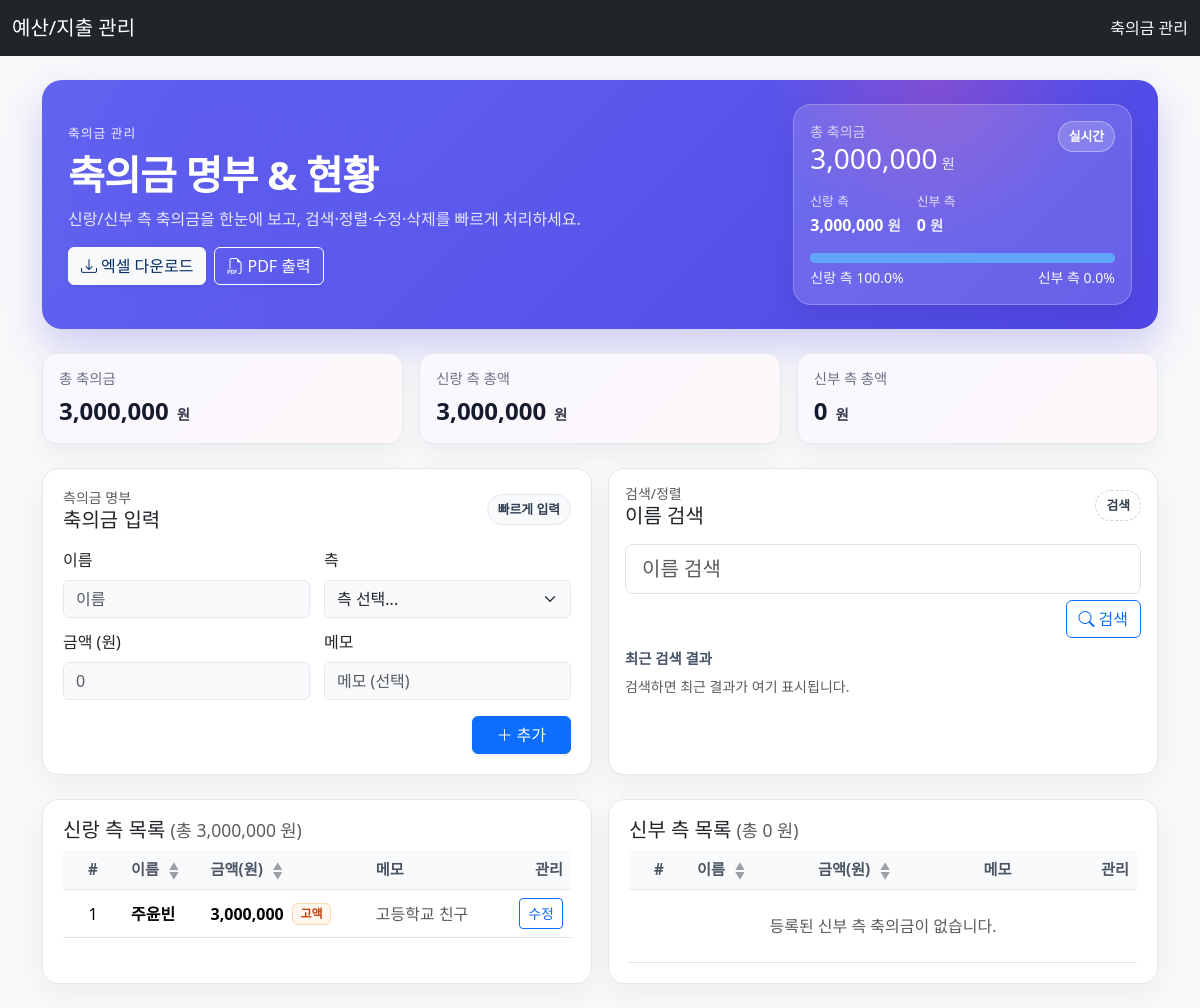
Page /guests/ on the earlier database version.
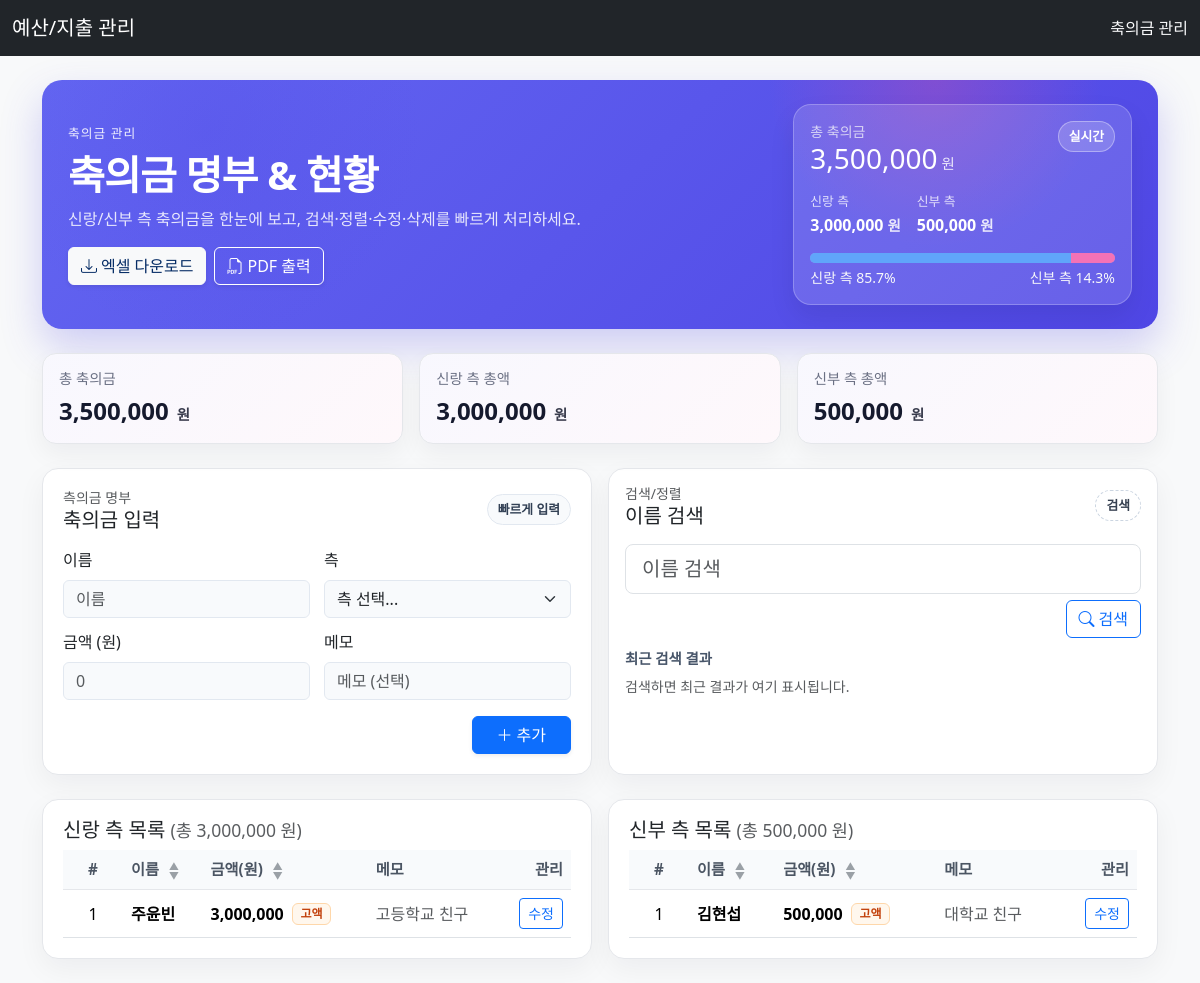
Same page on the later database version.
### models.py (models this page shows)
class Guest(db.Model):
    id = db.Column(db.Integer, primary_key=True)
    name = db.Column(db.String(50), nullable=False)
    side = db.Column(db.String(10), nullable=False)
    amount = db.Column(db.Integer, nullable=False)
    note = db.Column(db.String(200))

### guests_routes.py (the view, shortened to what this page needs)
@guests_bp.route('/', methods=['GET', 'POST'])
def list_guests():
    search_name = request.args.get('search_name', '').strip()
    sort_by, order, order_clause = _sorting_from_request(request.args)
    search_filter = _search_filter(search_name)  # 검색 모달/리스트 전용
    groom_guests = _fetch_guests('groom', order_clause, search_filter=None)
    bride_guests = _fetch_guests('bride', order_clause, search_filter=None)
    groom_total, bride_total = _totals(search_filter=None)
    search_results = (
        Guest.query.filter(search_filter).order_by(order_clause, Guest.id).all()
        if search_filter is not None else []
    )
    return render_template(
        'guests.html',
        groom_guests=groom_guests,
        bride_guests=bride_guests,
        groom_total=groom_total,
        bride_total=bride_total,
        search_name=search_name,
        sort_by=sort_by,
        order=order,
        search_results=search_results,
        highlight_threshold=HIGHLIGHT_THRESHOLD
    )

### guests_routes.py (called while the page is built)
def _sorting_from_request(args) -> Tuple[str, str, object]:
    sort_by = args.get('sort_by', 'id')
    order = args.get('order', 'desc')
    sort_map = {'name': Guest.name, 'amount': Guest.amount, 'id': Guest.id}
    sort_column = sort_map.get(sort_by, Guest.id)
    order_fn = desc if order == 'desc' else asc
    return sort_by, order, order_fn(sort_column)

def _search_filter(name: str) -> Optional[object]:
    return Guest.name.contains(name) if name else None

def _fetch_guests(side: str, order_clause, search_filter=None):
    query = Guest.query.filter(Guest.side == side)
    if search_filter is not None:
        query = query.filter(search_filter)
    return query.order_by(order_clause, Guest.id).all()

### templates/guests.html (shortened to what the changed rows need)
{% extends 'base.html' %}
{% block content %}
{% set total_guest_amount = groom_total + bride_total %}
<div class="guest-hero mb-4">
    <div class="row align-items-center">
        <div class="col-lg-8">
            <h1 class="hero-title mb-2">축의금 명부 &amp; 현황</h1>
        </div>
        <div class="col-lg-4 mt-3 mt-lg-0">
            <div class="guest-hero-card">
                <div class="d-flex justify-content-between align-items-start mb-3">
                    <div>
                        <div class="text-light small opacity-75">총 축의금</div>
                        <div class="h3 mb-0 text-white">{{ "{:,}".format(total_guest_amount) }}<span class="guest-unit">원</span></div>
                    </div>
                </div>
                <div class="d-flex gap-3">
                    <div class="guest-mini-stat">
                        <div class="mini-label">신부 측</div>
                        <div class="mini-value">{{ "{:,}".format(bride_total) }}<span class="guest-unit">원</span></div>
                    </div>
                </div>
                {% if total_guest_amount > 0 %}
                {% set groom_ratio = (groom_total / total_guest_amount * 100) if total_guest_amount else 50 %}
                {% set bride_ratio = 100 - groom_ratio %}
                <div class="progress guest-progress mt-3">
                    <div class="progress-bar bg-guest-indigo"
                         role="progressbar"
                         style="width: {{ groom_ratio|default(0)|round(1) }}%"
                         aria-valuenow="{{ groom_ratio|default(0)|round(1) }}"
                         aria-valuemin="0"
                         aria-valuemax="100"></div>
                    <div class="progress-bar bg-guest-pink"
                         role="progressbar"
                         style="width: {{ bride_ratio|default(0)|round(1) }}%"
                         aria-valuenow="{{ bride_ratio|default(0)|round(1) }}"
                         aria-valuemin="0"
                         aria-valuemax="100"></div>
                </div>
                <div class="d-flex justify-content-between small text-light mt-1">
                    <span>신랑 측 {{ groom_ratio|round(1) }}%</span>
                    <span>신부 측 {{ bride_ratio|round(1) }}%</span>
                </div>
                {% endif %}
            </div>
        </div>
    </div>
</div>
<div class="row g-3 mb-4">
    <div class="col-md-4">
        <div class="guest-stat-card">
            <div class="guest-stat-label">총 축의금</div>
            <div class="guest-stat-value">{{ "{:,}".format(total_guest_amount) }}<span class="guest-unit">원</span></div>
        </div>
    </div>
    <div class="col-md-4">
        <div class="guest-stat-card">
            <div class="guest-stat-label">신부 측 총액</div>
            <div class="guest-stat-value">{{ "{:,}".format(bride_total) }}<span class="guest-unit">원</span></div>
        </div>
    </div>
</div>
<div class="row g-3">
    <div class="col-lg-6">
        <div class="guest-card">
            <div class="table-responsive">
                <table class="table guest-table align-middle mb-0">
                    <thead>
                        <tr>
                            <th class="text-center" style="width: 60px;">#</th>
                            <th>
                                이름
                                <span class="sort-toggle">
                                    <a href="{{ url_for('guests.list_guests', search_name=search_name, sort_by='name', order='asc') }}"
                                       class="{% if sort_by == 'name' and order == 'asc' %}active{% endif %}">&#9650;</a>
                                    <a href="{{ url_for('guests.list_guests', search_name=search_name, sort_by='name', order='desc') }}"
                                       class="{% if sort_by == 'name' and order == 'desc' %}active{% endif %}">&#9660;</a>
                                </span>
                            </th>
                            <th>
                                금액(원)
                                <span class="sort-toggle">
                                    <a href="{{ url_for('guests.list_guests', search_name=search_name, sort_by='amount', order='asc') }}"
                                       class="{% if sort_by == 'amount' and order == 'asc' %}active{% endif %}">&#9650;</a>
                                    <a href="{{ url_for('guests.list_guests', search_name=search_name, sort_by='amount', order='desc') }}"
                                       class="{% if sort_by == 'amount' and order == 'desc' %}active{% endif %}">&#9660;</a>
                                </span>
                            </th>
                            <th>메모</th>
                            <th class="text-end">관리</th>
                        </tr>
                    </thead>
                    <tbody>
                        {% for guest in groom_guests %}
                            <tr>
                                <td class="text-center">{{ loop.index }}</td>
                                <td>
                                    <div class="fw-semibold">{{ guest.name }}</div>
                                </td>
                                <td>
                                    <div class="d-flex align-items-center gap-2">
                                        <span class="fw-semibold">{{ "{:,}".format(guest.amount) }}</span>
                                        {% if guest.amount >= highlight_threshold %}
                                            <span class="badge badge-soft-warning">고액</span>
                                        {% endif %}
                                    </div>
                                </td>
                                <td class="text-muted">{{ guest.note }}</td>
                                <td class="text-end">
                                    <button type="button"
                                            class="btn btn-sm btn-outline-primary"
                                            data-edit
                                            data-id="{{ guest.id }}"
                                            data-name="{{ guest.name|e }}"
                                            data-side="{{ guest.side }}"
                                            data-amount="{{ guest.amount }}"
                                            data-note="{{ guest.note|default('', true)|e }}"
                                            data-edit-url="{{ url_for('guests.edit_guest', guest_id=guest.id) }}"
                                            data-delete-url="{{ url_for('guests.delete_guest', guest_id=guest.id) }}">
                                        수정
                                    </button>
                                </td>
                            </tr>
                        {% else %}
                            <tr>
                                <td colspan="5" class="text-center text-muted py-4">등록된 신랑 측 축의금이 없습니다.</td>
                            </tr>
                        {% endfor %}
                    </tbody>
                </table>
            </div>
        </div>
    </div>
    <div class="col-lg-6">
        <div class="guest-card">
            <div class="d-flex justify-content-between align-items-center mb-2">
                <h5 class="mb-0">신부 측 목록 <span class="text-muted small">(총 {{ "{:,}".format(bride_total) }} 원)</span></h5>
            </div>
            <div class="table-responsive">
                <table class="table guest-table align-middle mb-0">
                    <thead>
                        <tr>
                            <th class="text-center" style="width: 60px;">#</th>
                            <th>
                                이름
                                <span class="sort-toggle">
                                    <a href="{{ url_for('guests.list_guests', search_name=search_name, sort_by='name', order='asc') }}"
                                       class="{% if sort_by == 'name' and order == 'asc' %}active{% endif %}">&#9650;</a>
                                    <a href="{{ url_for('guests.list_guests', search_name=search_name, sort_by='name', order='desc') }}"
                                       class="{% if sort_by == 'name' and order == 'desc' %}active{% endif %}">&#9660;</a>
                                </span>
                            </th>
                            <th>
                                금액(원)
                                <span class="sort-toggle">
                                    <a href="{{ url_for('guests.list_guests', search_name=search_name, sort_by='amount', order='asc') }}"
                                       class="{% if sort_by == 'amount' and order == 'asc' %}active{% endif %}">&#9650;</a>
                                    <a href="{{ url_for('guests.list_guests', search_name=search_name, sort_by='amount', order='desc') }}"
                                       class="{% if sort_by == 'amount' and order == 'desc' %}active{% endif %}">&#9660;</a>
                                </span>
                            </th>
                            <th>메모</th>
                            <th class="text-end">관리</th>
                        </tr>
                    </thead>
                    <tbody>
                        {% for guest in bride_guests %}
                            <tr>
                                <td class="text-center">{{ loop.index }}</td>
                                <td><div class="fw-semibold">{{ guest.name }}</div></td>
                                <td>
                                    <div class="d-flex align-items-center gap-2">
                                        <span class="fw-semibold">{{ "{:,}".format(guest.amount) }}</span>
                                        {% if guest.amount >= highlight_threshold %}
                                            <span class="badge badge-soft-warning">고액</span>
                                        {% endif %}
                                    </div>
                                </td>
                                <td class="text-muted">{{ guest.note }}</td>
                                <td class="text-end">
                                    <button type="button"
                                            class="btn btn-sm btn-outline-primary"
                                            data-edit
                                            data-id="{{ guest.id }}"
                                            data-name="{{ guest.name|e }}"
                                            data-side="{{ guest.side }}"
                                            data-amount="{{ guest.amount }}"
                                            data-note="{{ guest.note|default('', true)|e }}"
                                            data-edit-url="{{ url_for('guests.edit_guest', guest_id=guest.id) }}"
                                            data-delete-url="{{ url_for('guests.delete_guest', guest_id=guest.id) }}">
                                        수정
                                    </button>
                                </td>
                            </tr>
                        {% else %}
                            <tr>
                                <td colspan="5" class="text-center text-muted py-4">등록된 신부 측 축의금이 없습니다.</td>
                            </tr>
                        {% endfor %}
                    </tbody>
                </table>
            </div>
        </div>
    </div>
</div>
{% endblock %}

Differences in the rows shown:
added Guest: name "김현섭", amount "500,000", shows "고액", note "대학교 친구", shown under "신부 측 목록 (총 500,000 원)"
Other differences:
{{ "{:,}".format(total_guest_amount) }}: "3,000,000" → "3,500,000"
{{ "{:,}".format(bride_total) }}: "0" → "500,000"
{{ groom_ratio|default(0)|round(1) }}: 100.0 → 85.7 (drawn)
{{ groom_ratio|round(1) }}: "100.0" → "85.7"
{{ bride_ratio|round(1) }}: "0.0" → "14.3"
text no longer shown: "등록된 신부 측 축의금이 없습니다."
